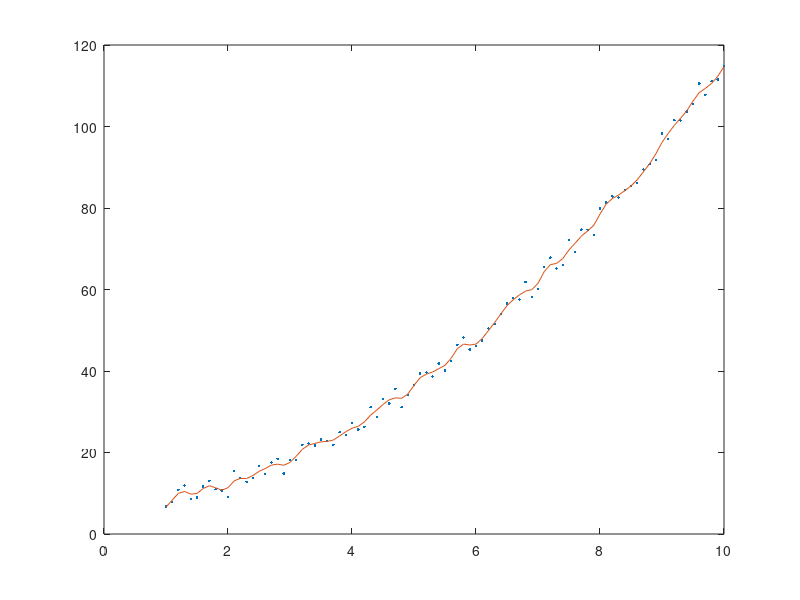

Reproduce this figure in MATLAB.
%% 这个代码编写的是局部加权线性回归的相关代码
clear all;
close all;
clc;
%% ======生成数据========
x=(1:0.1:10)';
y=x.^2+x+3 +rand(length(x),1)*6;
plot(x,y,'.')
%% ========================
sigma=0.1; %设置局部窗口，越大越使用全局数据，越小越使用局部数据
W=zeros(length(x));%窗口
C=[];
for i=1:length(x)

    for j=1:length(x)

         W(j,j)=exp(-((x(i)-x(j))^2)/(2*sigma^2)); %权重矩阵

    end

    XX=[x ones(length(x),1)];%[x1.1;x2,1;x3,1;...]

    YY=y;

    C=[C inv(XX'*W*XX)*XX'*W*YY]; %加权最小二乘，计算求得局部线性函数的系数,每次迭代都计算出一组系数

end

re=diag(XX*C);%获取对角线元素（正好就是分段线性出来的结果）

hold on;

plot(x,re);
